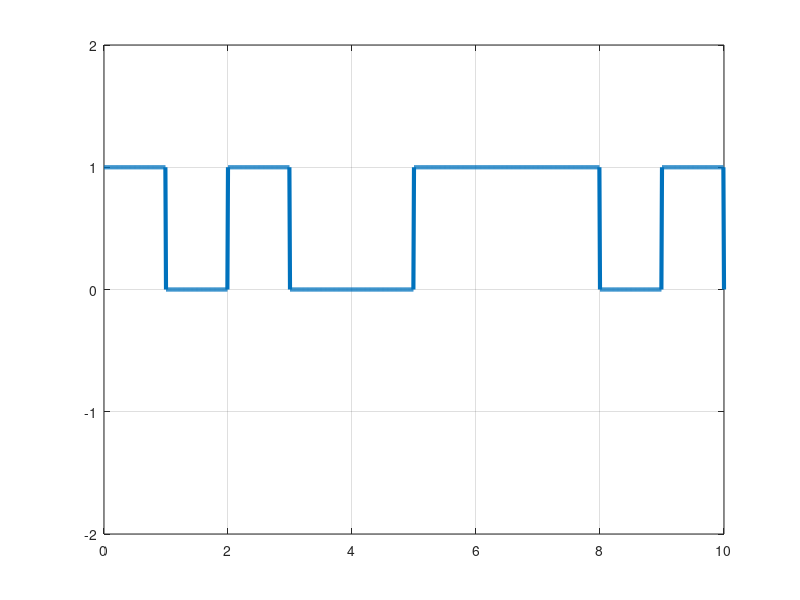

Here is the MATLAB script that generated this plot:
clc;
clear;
bits = [1,0,1,0,0,1,1,1,0,1];
%bits = input("INPUT BITS: ");

T = length(bits);
n = 100;

N = n*T;
t = 0:T/N:T;
x = zeros(1,length(t));

for i=1:T
  if(bits(i)==1)
      x((i-1)*n+1:i*n)=1;
  end
end

plot(t,x,'LineWidth',3);
axis([0 T -2 2]);

grid on;

j=1;

for i=1:length(x)
  if mod(i,n)==0
    ans_bits(j) = x(i-1);
    j = j+1;
  end
end

disp('Demodulation : ')
disp(ans_bits)



    

